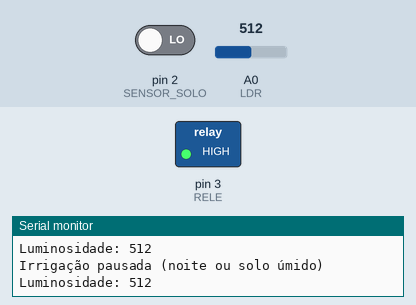
The sketch below on a simulated Arduino Uno, built with avr-gcc and run on an emulated ATmega328P. Parts: switched loads named in the sketch (green lamp = pin HIGH), the last lines printed to the serial monitor. The test bench sets the inputs (shaded band); at power-on: pin 2 (SENSOR_SOLO) LOW, A0 (LDR) = 512.

Above: at 1.8 s.
1.9 s: pin 2 (SENSOR_SOLO) driven HIGH
At 2.4 s:
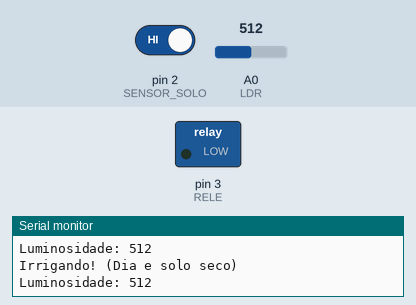
3.5 s: pin 2 (SENSOR_SOLO) driven LOW
At 5.2 s:
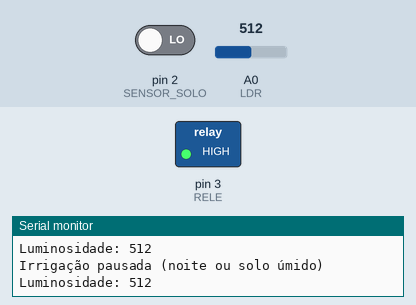
Timing chart, 0 to 6.7 s (numbered marks = the images above; inputs shaded):
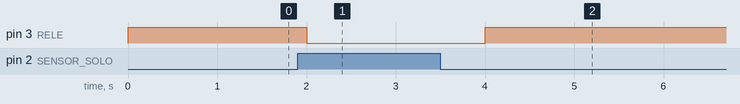

The sketch:

sketch_may24a.ino
```cpp
#define RELE 3
#define SENSOR_SOLO 2
#define LDR A0         // Pino analógico para o LDR

bool irrigar = false;
int luminosidade = 0;
int limiteLuz = 500;   // Ajuste conforme necessário (valores mais altos = menos luz)

void setup() {
    pinMode(RELE, OUTPUT);
    pinMode(SENSOR_SOLO, INPUT);
    digitalWrite(RELE, HIGH);  // Começa com o relé desligado
    Serial.begin(9600);        // Para debug (opcional)
}

void loop() {
    // Lê o sensor de umidade do solo
    irrigar = digitalRead(SENSOR_SOLO);

    // Lê o sensor de luminosidade (0 = escuro, 1023 = muito claro)
    luminosidade = analogRead(LDR);

    // Se estiver claro o suficiente (dia) e o solo precisar de água
    if (irrigar && (luminosidade > limiteLuz)) {
        digitalWrite(RELE, LOW);  // Liga a irrigação
        Serial.println("Irrigando! (Dia e solo seco)");
    } else {
        digitalWrite(RELE, HIGH); // Desliga a irrigação
        Serial.println("Irrigação pausada (noite ou solo úmido)");
    }

    // Debug no Monitor Serial (opcional, mas tá dando erro, rever depois)
    Serial.print("Luminosidade: ");
    Serial.println(luminosidade);

    delay(1000);  // Verifica a cada 1 segundo (cada segundo é 1000 milisegundos)
}
```

Measured:
- after the input at 1.9 s, pin 3 (RELE): HIGH → LOW after 0.10 s
- after the input at 3.5 s, pin 3 (RELE): LOW → HIGH after 0.50 s
